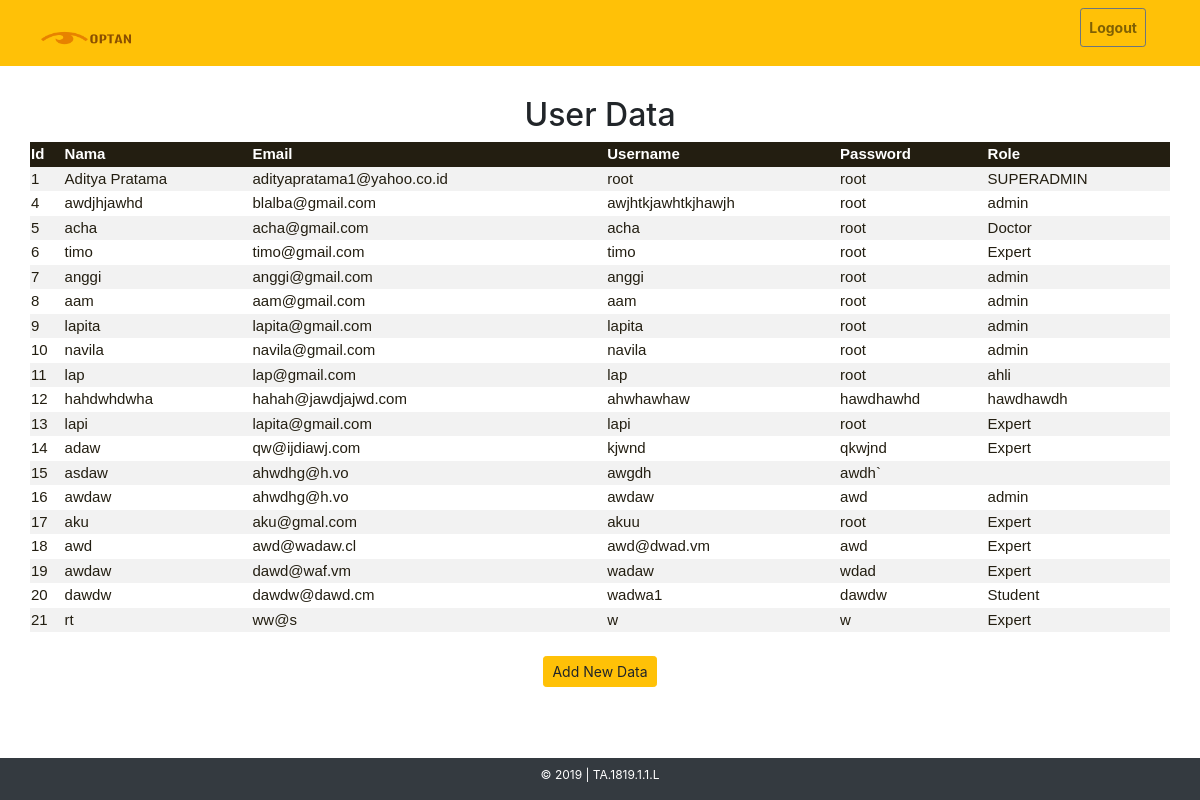
The app's page /admin.php, older data.
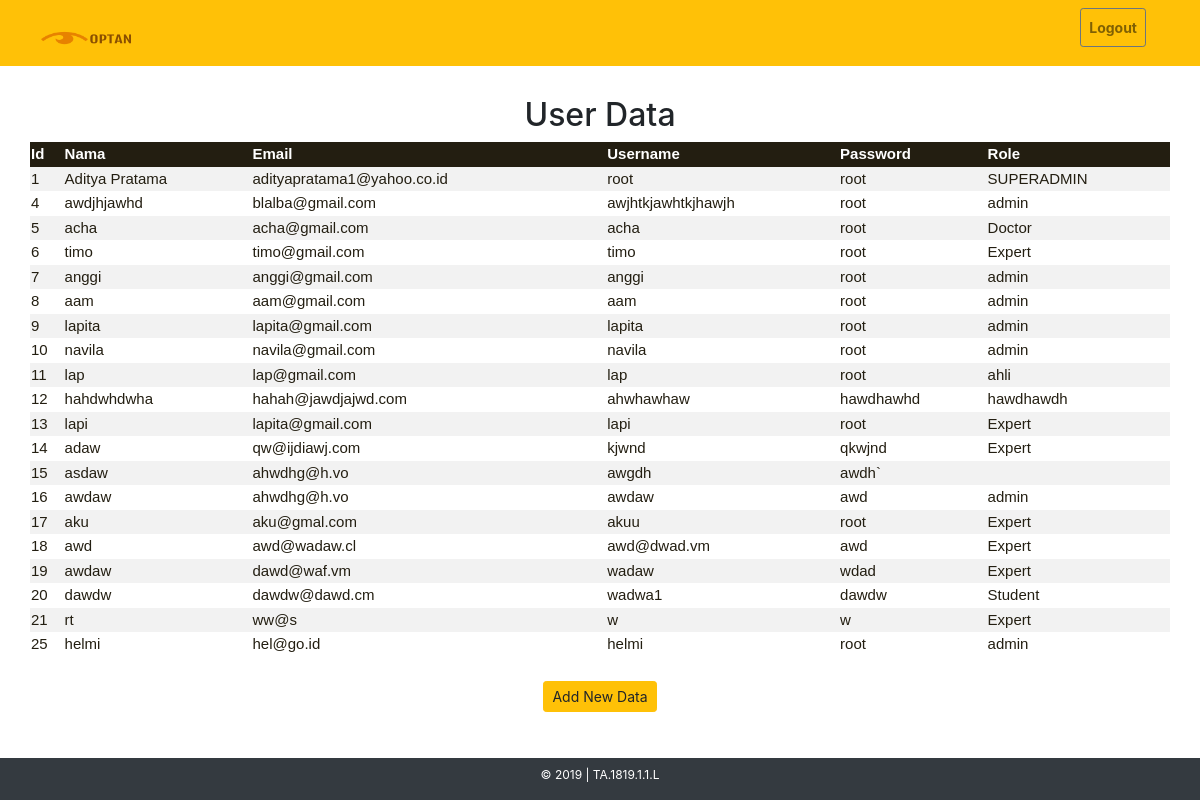
The same page, newer data.
### tables this page shows
CREATE TABLE `user` (
  `id` int(10) NOT NULL,
  `parent_id` int(11) NOT NULL,
  `nama` varchar(255) NOT NULL,
  `email` varchar(255) NOT NULL,
  `username` varchar(255) NOT NULL,
  `password` varchar(255) NOT NULL,
  `role` varchar(255) NOT NULL,
  `ahli` int(1) NOT NULL
);

### admin.php (the view, shortened to what this page needs)
<!DOCTYPE html>
<html>
<head>
    <link rel="stylesheet" href="https://stackpath.bootstrapcdn.com/bootstrap/4.3.1/css/bootstrap.min.css">
</head>
<body>
 <nav class="navbar fixed-top navbar-expand-lg navbar-light bg-warning">
    <div class="container" style="margin: 0px 5px;">
        <div class="collapse navbar-collapse " id="navbarSupportedContent" style="font-size: 100%;">
            <ul class="navbar-nav mr-auto" style="height:50px;">
                <img src="minilogo.png" alt="minilogo optan" style="width:100px; height:60px;">
            </ul>
            <ul class="navbar-nav ml-auto" style="height:50px;">
                <li class="nav-item">
                    <a class="nav-link btn btn-sm btn-outline-secondary" href="/TA/logout.php" tabindex="-1"><b>Logout</b></a>
                </li>
            </ul>
        </div>
    </div>
 </nav>
 <section class="mt-5 pt-5 text-center mb-5">
    <h2>User Data</h2>
    <div class="tabel">
        <table>
            <tr>
                <th>Id</th>
                <th>Nama</th>
                <th>Email</th>
                <th>Username</th>
                <th>Password</th>
                <th>Role</th>
            </tr>
 <?php
$conn = mysqli_connect("localhost", "root", "", "TA_anotasi");
  $id = $_SESSION['id'];
  $sql = "SELECT id, nama, email, username, password, role FROM user where parent_id = '$id' ";
  $result = $conn->query($sql);
  if ($result->num_rows > 0) {
   while($row = $result->fetch_assoc()) {
    echo "<tr><td>" . $row["id"]. "</td><td>" . $row["nama"] . "</td><td>" . $row["email"] . "</td><td>" . $row["username"] . "</td><td>"
. $row["password"]. "</td><td>" . $row["role"] . "</td></tr>";
}
echo "</table>";
} else { echo "0 results"; }
?>
    </div>
    <div>
        <a class="btn btn-warning btn-sm mt-4" data-target="#addDataUser" data-toggle="modal">Add New Data</a>
    </div>
 </section>
    <footer class="bg-dark text-white fixed-bottom">
        <div class="container text-center">
            <div class="row pt-2">
                <div class="col">
                    <p style="font-size:12px">&copy; 2019 | TA.1819.1.1.L</p>
                </div>
            </div>
        </div>
    </footer>
</body>
</html>

### admin.php (style rules this page uses)
table { border-collapse: collapse; width: 100%; color: #231e11; font-family: Helvetica, sans-serif; font-size: 15px; text-align: left; }
.tabel { margin-left: 30px; margin-right: 30px; }
th { background-color: #231e11; color: white; }
tr:nth-child(even) { background-color: #f2f2f2 }

Row changes from the older to the newer data that the page shows:
added user: id "25", nama "helmi", email "hel@go.id", username "helmi", password "root", role "admin"
